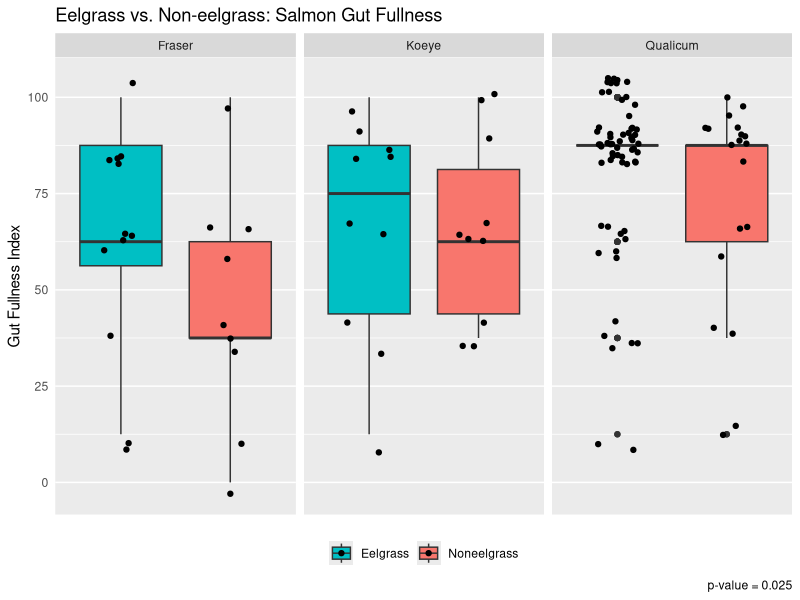
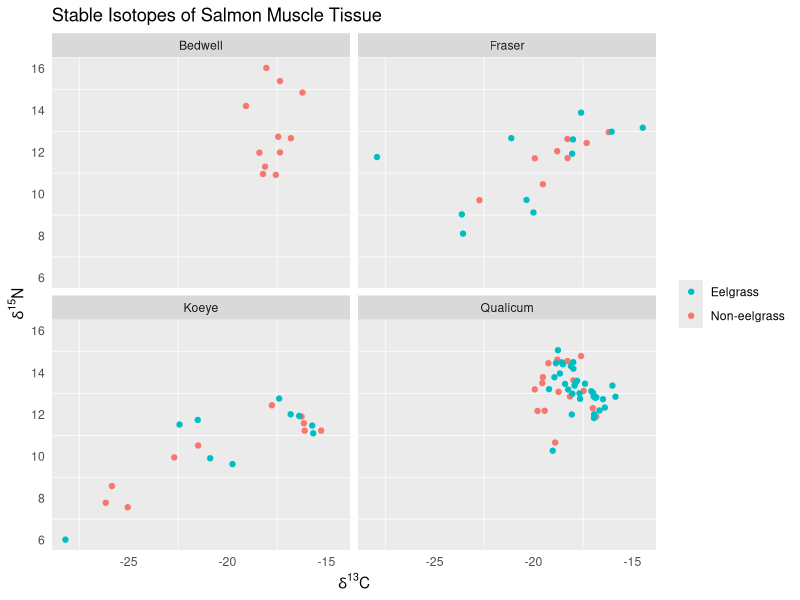

Write the R code that produced these figures, in order. (Note: this script raises an error after producing the figures.)
#EEEEELGRAAAAASS PROOOOOJEEEEECT

setwd("~/Desktop")
#so it knows where to find my gosh darn files! :)

eelgrass <- read.csv(file="eel.csv", stringsAsFactors=FALSE, strip.white=TRUE, na.strings=c("NA",""))
#upload a simple version of raw data file

library(tidyverse)
#load library for ggplot and whatnot

eel <- mutate(eelgrass, Eelsite = paste(Site, Eelgrass, sep = " "))
#make a variable with both site and habitat, separated by a space

#first we'll work with the gut fullness aspect ~

eel$GFI[which(eel$GFI == "0-25")] <- "0-25%"
#fixing a typo, oopsie!

eel$GFI[which(eel$GFI == "0%")] <- "0"
eel$GFI[which(eel$GFI == "0-25%")] <- "12.5"
eel$GFI[which(eel$GFI == "25-50%")] <- "37.5"
eel$GFI[which(eel$GFI == "50-75%")] <- "62.5"
eel$GFI[which(eel$GFI == "75-100%")] <- "87.5"
eel$GFI[which(eel$GFI == "100%")] <- "100"
#changing ranges to something measurable

eel$GFI <- as.numeric(eel$GFI)
#changing from character to numeric

eel$Eelgrass <- as.factor(eel$Eelgrass)
#changing to factor to reflect the two different "levels"

eel$Eelgrass <- factor(eel$Eelgrass, levels(eel$Eelgrass)[c(2, 1)])
#rearranging levels for the sake of the ggplot visuals

gut <- eel %>%
  group_by(ID) %>%
  summarize(GFI=first(GFI), Eelgrass=first(Eelgrass),
            Site=first(Site), Eelsite=first(Eelsite)) %>%
  filter(Site != "Bedwell")
#need to organize data by each fish not by each prey item per fish
#also want to leave out Bedwell since it is useless for comparing

#Gut Fullness Graph!
ggplot(gut, aes(x=Eelgrass, y=GFI, fill=Eelgrass))+ 
  geom_boxplot()+
  facet_wrap(~Site)+
  labs(y="Gut Fullness Index", x=NULL, caption="p-value = 0.025",
       title="Eelgrass vs. Non-eelgrass: Salmon Gut Fullness")+
  theme(axis.text.x=element_blank(), axis.ticks=element_blank(),
        legend.position = "bottom", legend.title = element_blank(),
        panel.grid.major.x = element_blank())+
  scale_x_discrete(limits=c("Eelgrass", "Noneelgrass")) +
  scale_fill_discrete(breaks=c("Eelgrass", "Noneelgrass"))+
  geom_jitter(width=0.2)
#this is the most I can do to modify this, ask for feedback...

#working on a t-test for GFI values (not including bedwell)
#y1 <- filter(gut, Eelgrass == "Eelgrass")
#ya <- as.vector(y1[["GFI"]])
#create first vector for eelgrass
#y2 <- filter(gut, Eelgrass == "Noneelgrass")
#yb <- as.vector(y2[["GFI"]])
#create second vector for noneelgrass
#yc <- length(ya)-length(yb)
#yd <- rep_len(NA, yc)
#have to have same sample sizes, difference calculated using length
#ye <- c(yb, yd)
#our completed noneelgrass vector with the right sample size
#t.test(ya, ye)
#results give p-value=0.02529, are able to reject null hypothesis!
#hash-tagged out because I don't need to keep running this code.

#switching it up to isotope work now ~

isotope <- read.csv(file="iso.csv", stringsAsFactors=FALSE, strip.white=TRUE, na.strings=c("NA",""))
#loading/reading isotope data in

iso <- mutate(isotope, Eelsite = paste(Site, Eelgrass, sep = " "))
#add variable w/eelgrass site just other dataframe (necessary tho?)

iso$Eelgrass <- as.factor(iso$Eelgrass)
#changing to factor to reflect the two different "levels"

iso$Eelgrass <- factor(iso$Eelgrass, levels(iso$Eelgrass)[c(2, 1)])
#rearranging levels for the sake of the ggplot visuals

#Isotope Graph!
ggplot(iso, aes(carb, nitro))+
  geom_point(aes(color=Eelgrass)) + facet_wrap(~ Site) +
  labs(x=expression(paste(delta^"13","C")),
       y=expression(paste(delta^"15","N")),
       title= "Stable Isotopes of Salmon Muscle Tissue")+
  theme(axis.ticks=element_blank(), legend.title=element_blank(),
        panel.grid.major = element_blank())+
  guides(color = guide_legend(reverse = TRUE))
#A beautiful scatterplot plot with all the right features (finally)

#working on diet data now, to graph abundance and whatnot! ~

eel$Group <- as.factor(eel$Group)
#changing to factor to reflect the different "levels" of prey items

#replace groups since there's too many
eel$Group[which(eel$Group=="Arachnid")] <- "Insect"
eel$Group[which(eel$Group=="Crustacean")] <- "Arthropod"
eel$Group[which(eel$Group=="Caprellid")] <- "Amphipod"
eel$Group[which(eel$Group=="Corophiid")] <- "Amphipod"
eel$Group[which(eel$Group=="Hyperiid")] <- "Amphipod"
eel$Group[which(eel$Group=="Gammarid")] <- "Amphipod"
eel$Group[which(eel$Group=="Calanoid")] <- "Copepod"
eel$Group[which(eel$Group=="Harpacticoid")] <- "Copepod"
eel$Group[which(eel$Group=="Cyclopoid/Poecilostomatoid")] <- "Copepod"
eel$Group[which(eel$Group=="Malacostracan")] <- "Arthropod"
eel$Group <- as.character(eel$Group) #change to create new "level"
eel$Group[which(eel$Group=="Detritus")] <- "Other"
eel$Group[which(eel$Group=="Diatom")] <- "Other"
eel$Group[which(eel$Group=="Parasite")] <- "Other"
eel$Group[which(eel$Group=="Octopus")] <- "Other"
eel$Group[which(eel$Group=="Cyphonaut")] <- "Other"
eel$Group[which(eel$Group=="Bivalve")] <- "Other"
eel$Group[which(eel$Group=="Chaetognath")] <- "Other"
eel$Group[which(eel$Group=="Polychaete")] <- "Other"
eel$Group[which(eel$Group=="Pteropod")] <- "Other"
eel$Group[which(eel$Group=="Cnidarian")] <- "Other"
eel$Group[which(eel$Group=="Cumacean")] <- "Arthropod"
eel$Group[which(eel$Group=="Euphausiid")] <- "Arthropod"
eel$Group[which(eel$Group=="Isopod")] <- "Arthropod"
eel$Group[which(eel$Group=="Larvacean")] <- "Other"
#switching the class back and forth gets rid of empty levels
eel$Group <- as.factor(eel$Group)
eel$Group <- as.character(eel$Group)
eel$Group <- as.factor(eel$Group)
levels(eel$Group)
#there, it's more simple to work with now!

#group together prey so there's no repeated rows for multiple prey
filt <- filter(eel, Group=="Amphipod")
amph <- filt %>%
  group_by(filt$ID) %>%
  summarize(ID=first(ID), abd=sum(Abundance), bio=sum(Biomass), Group=first(Group),
            Eelsite=first(Eelsite), Eelgrass=first(Eelgrass), Site=first(Site)) %>%
  select(ID, abd, bio, Group, Eelsite, Eelgrass, Site)
#HOLY GUACAMOLE I THINK I GOT IT TO FINALLY WOOOOORK! FOR REAL THO!

filt <- filter(eel, Group=="Arthropod")
arth <- filt %>%
  group_by(filt$ID) %>%
  summarize(ID=first(ID), abd=sum(Abundance), bio=sum(Biomass), Group=first(Group),
            Eelsite=first(Eelsite), Eelgrass=first(Eelgrass), Site=first(Site)) %>%
  select(ID, abd, bio, Group, Eelsite, Eelgrass, Site)
#first amphipod then arthropod then repeat manually for each prey

filt <- filter(eel, Group=="Barnacle")
barn <- filt %>%
  group_by(filt$ID) %>%
  summarize(ID=first(ID), abd=sum(Abundance), bio=sum(Biomass), Group=first(Group),
            Eelsite=first(Eelsite), Eelgrass=first(Eelgrass), Site=first(Site)) %>%
  select(ID, abd, bio, Group, Eelsite, Eelgrass, Site)

filt <- filter(eel, Group=="Cladoceran")
clad <- filt %>%
  group_by(filt$ID) %>%
  summarize(ID=first(ID), abd=sum(Abundance), bio=sum(Biomass), Group=first(Group),
            Eelsite=first(Eelsite), Eelgrass=first(Eelgrass), Site=first(Site)) %>%
  select(ID, abd, bio, Group, Eelsite, Eelgrass, Site)

filt <- filter(eel, Group=="Copepod")
cope <- filt %>%
  group_by(filt$ID) %>%
  summarize(ID=first(ID), abd=sum(Abundance), bio=sum(Biomass), Group=first(Group),
            Eelsite=first(Eelsite), Eelgrass=first(Eelgrass), Site=first(Site)) %>%
  select(ID, abd, bio, Group, Eelsite, Eelgrass, Site)

filt <- filter(eel, Group=="Decapod")
deca <- filt %>%
  group_by(filt$ID) %>%
  summarize(ID=first(ID), abd=sum(Abundance), bio=sum(Biomass), Group=first(Group),
            Eelsite=first(Eelsite), Eelgrass=first(Eelgrass), Site=first(Site)) %>%
  select(ID, abd, bio, Group, Eelsite, Eelgrass, Site) %>%
  print(head(deca))

filt <- filter(eel, Group=="Digested food")
digf <- filt %>%
  group_by(filt$ID) %>%
  summarize(ID=first(ID), abd=sum(Abundance), bio=sum(Biomass), Group=first(Group),
            Eelsite=first(Eelsite), Eelgrass=first(Eelgrass), Site=first(Site)) %>%
  select(ID, abd, bio, Group, Eelsite, Eelgrass, Site)

filt <- filter(eel, Group=="Fish")
fish <- filt %>%
  group_by(filt$ID) %>%
  summarize(ID=first(ID), abd=sum(Abundance), bio=sum(Biomass), Group=first(Group),
            Eelsite=first(Eelsite), Eelgrass=first(Eelgrass), Site=first(Site)) %>%
  select(ID, abd, bio, Group, Eelsite, Eelgrass, Site)

filt <- filter(eel, Group=="Insect")
inse <- filt %>%
  group_by(filt$ID) %>%
  summarize(ID=first(ID), abd=sum(Abundance), bio=sum(Biomass), Group=first(Group),
            Eelsite=first(Eelsite), Eelgrass=first(Eelgrass), Site=first(Site)) %>%
  select(ID, abd, bio, Group, Eelsite, Eelgrass, Site)

filt <- filter(eel, Group=="Other")
othr <- filt %>%
  group_by(filt$ID) %>%
  summarize(ID=first(ID), abd=sum(Abundance), bio=sum(Biomass), Group=first(Group),
            Eelsite=first(Eelsite), Eelgrass=first(Eelgrass), Site=first(Site)) %>%
  select(ID, abd, bio, Group, Eelsite, Eelgrass, Site)

filt <- filter(eel, Group=="Mysid")
mysd <- filt %>%
  group_by(filt$ID) %>%
  summarize(ID=first(ID), abd=sum(Abundance), bio=sum(Biomass), Group=first(Group),
            Eelsite=first(Eelsite), Eelgrass=first(Eelgrass), Site=first(Site)) %>%
  select(ID, abd, bio, Group, Eelsite, Eelgrass, Site)

filt <- filter(eel, Group=="Ostracod")
ostr <- filt %>%
  group_by(filt$ID) %>%
  summarize(ID=first(ID), abd=sum(Abundance), bio=sum(Biomass), Group=first(Group),
            Eelsite=first(Eelsite), Eelgrass=first(Eelgrass), Site=first(Site)) %>%
  select(ID, abd, bio, Group, Eelsite, Eelgrass, Site)

neweel <- rbind(amph, arth, barn, clad, cope, deca, digf, fish, inse, othr, ostr, mysd)
#my fabulous new dataframe with prey abd and biom grouped together!

str(neweel)
#just double checking that the data is as it should be

#Now... Have to take the ave. abundances for each region/habitat!
filt <- filter(neweel, Group=="Amphipod")
Amph <- filt %>%
  group_by(filt$Eelsite) %>%
  summarize(Eelsite=first(Eelsite), Abd=mean(abd), Bio=mean(bio),
            Group=first(Group),Eelgrass=first(Eelgrass), Site=first(Site)) %>%
  select(Eelsite, Abd, Bio, Group, Eelgrass, Site)
#copying the layout of the last transformation but for diff purpose

filt <- filter(neweel, Group=="Arthropod")
Arth <- filt %>%
  group_by(filt$Eelsite) %>%
  summarize(Eelsite=first(Eelsite), Abd=mean(abd), Bio=mean(bio),
            Group=first(Group),Eelgrass=first(Eelgrass), Site=first(Site)) %>%
  select(Eelsite, Abd, Bio, Group, Eelgrass, Site)
#first amphipod then arthropod then repeat manually for each prey

filt <- filter(neweel, Group=="Barnacle")
Barn <- filt %>%
  group_by(filt$Eelsite) %>%
  summarize(Eelsite=first(Eelsite), Abd=mean(abd), Bio=mean(bio),
            Group=first(Group),Eelgrass=first(Eelgrass), Site=first(Site)) %>%
  select(Eelsite, Abd, Bio, Group, Eelgrass, Site)

filt <- filter(neweel, Group=="Cladoceran")
Clad <- filt %>%
  group_by(filt$Eelsite) %>%
  summarize(Eelsite=first(Eelsite), Abd=mean(abd), Bio=mean(bio),
            Group=first(Group),Eelgrass=first(Eelgrass), Site=first(Site)) %>%
  select(Eelsite, Abd, Bio, Group, Eelgrass, Site)

filt <- filter(neweel, Group=="Copepod")
Cope <- filt %>%
  group_by(filt$Eelsite) %>%
  summarize(Eelsite=first(Eelsite), Abd=mean(abd), Bio=mean(bio),
            Group=first(Group),Eelgrass=first(Eelgrass), Site=first(Site)) %>%
  select(Eelsite, Abd, Bio, Group, Eelgrass, Site)

filt <- filter(neweel, Group=="Decapod")
Deca <- filt %>%
  group_by(filt$Eelsite) %>%
  summarize(Eelsite=first(Eelsite), Abd=mean(abd), Bio=mean(bio),
            Group=first(Group),Eelgrass=first(Eelgrass), Site=first(Site)) %>%
  select(Eelsite, Abd, Bio, Group, Eelgrass, Site)

filt <- filter(neweel, Group=="Digested food")
Digf <- filt %>%
  group_by(filt$Eelsite) %>%
  summarize(Eelsite=first(Eelsite), Abd=mean(abd), Bio=mean(bio),
            Group=first(Group),Eelgrass=first(Eelgrass), Site=first(Site)) %>%
  select(Eelsite, Abd, Bio, Group, Eelgrass, Site)

filt <- filter(neweel, Group=="Fish")
Fish <- filt %>%
  group_by(filt$Eelsite) %>%
  summarize(Eelsite=first(Eelsite), Abd=mean(abd), Bio=mean(bio),
            Group=first(Group),Eelgrass=first(Eelgrass), Site=first(Site)) %>%
  select(Eelsite, Abd, Bio, Group, Eelgrass, Site)

filt <- filter(neweel, Group=="Insect")
Inse <- filt %>%
  group_by(filt$Eelsite) %>%
  summarize(Eelsite=first(Eelsite), Abd=mean(abd), Bio=mean(bio),
            Group=first(Group),Eelgrass=first(Eelgrass), Site=first(Site)) %>%
  select(Eelsite, Abd, Bio, Group, Eelgrass, Site)

filt <- filter(neweel, Group=="Other")
Othr <- filt %>%
  group_by(filt$Eelsite) %>%
  summarize(Eelsite=first(Eelsite), Abd=mean(abd), Bio=mean(bio),
            Group=first(Group),Eelgrass=first(Eelgrass), Site=first(Site)) %>%
  select(Eelsite, Abd, Bio, Group, Eelgrass, Site)

filt <- filter(neweel, Group=="Mysid")
Mysd <- filt %>%
  group_by(filt$Eelsite) %>%
  summarize(Eelsite=first(Eelsite), Abd=mean(abd), Bio=mean(bio),
            Group=first(Group),Eelgrass=first(Eelgrass), Site=first(Site)) %>%
  select(Eelsite, Abd, Bio, Group, Eelgrass, Site)

filt <- filter(neweel, Group=="Ostracod")
Ostr <- filt %>%
  group_by(filt$Eelsite) %>%
  summarize(Eelsite=first(Eelsite), Abd=mean(abd), Bio=mean(bio),
            Group=first(Group),Eelgrass=first(Eelgrass), Site=first(Site)) %>%
  select(Eelsite, Abd, Bio, Group, Eelgrass, Site)

eelgr <- rbind(Amph, Arth, Barn, Clad, Cope, Deca, Digf, Fish, Inse, Othr, Ostr, Mysd)
#my fabulous new dataframe with prey Abd and Biom averaged together

str(eelgr)
#making sure it all looks okay and it does! So now, graphing!

eelgr$Eelgrass <- factor(eelgr$Eelgrass, levels(eelgr$Eelgrass)[c(2, 1)])
#putting eelgrass before noneelgrass for this particular plot

eelgr$Eelsite <- as.factor(eelgr$Eelsite)
#rearranging levels for site and eelgrass

eelgr$Eelsite <- factor(eelgr$Eelsite, levels(eelgr$Eelsite)[c(5, 4, 3, 2, 1, 7, 6)])
#re-ordering levels to make it look nice for graphs!

#Raw Abundance Graph
eelgr %>%
  ggplot(aes(Eelsite, Abd))+
  geom_bar(aes(fill=Group), stat="identity")+
  theme(axis.text.x = element_text(angle=45, hjust=1),
        axis.ticks=element_blank(),
        panel.grid.major = element_blank())+
  coord_flip()
#looks amaze now

#Relative Abundance Graph (100% y scale)
ggplot(eelgr, aes(Eelsite, Abd)) +
  geom_bar(aes(fill=Group), position="fill", stat="identity")+
  theme(axis.text.x = element_text(angle=45, hjust=1),
        axis.ticks=element_blank(),
        panel.grid.major = element_blank())+
  coord_flip()

#Raw Biomass Graph
eelgr %>%
  ggplot(aes(Eelsite, Bio))+
  geom_bar(aes(fill=Group), stat="identity")+
  theme(axis.text.x = element_text(angle=45, hjust=1),
        axis.ticks=element_blank(),
        panel.grid.major = element_blank())+
  coord_flip()

#Relative Biomass Graph
eelgr %>%
  ggplot(aes(Eelsite, Bio))+
  geom_bar(aes(fill=Group), position="fill", stat="identity")+
  theme(axis.text.x = element_text(angle=45, hjust=1),
        axis.ticks=element_blank(),
        panel.grid.major = element_blank())+
  coord_flip()

#if want to have sites graphed separately:
#add "+facet_wrap(~Site)" and change "Eelsite" to "Eelgrass"

#still to do: titles, color, groups, facet?

setwd("~/Eelgrass Project")
#in order to commit to Github and track saves and changes and etc!
